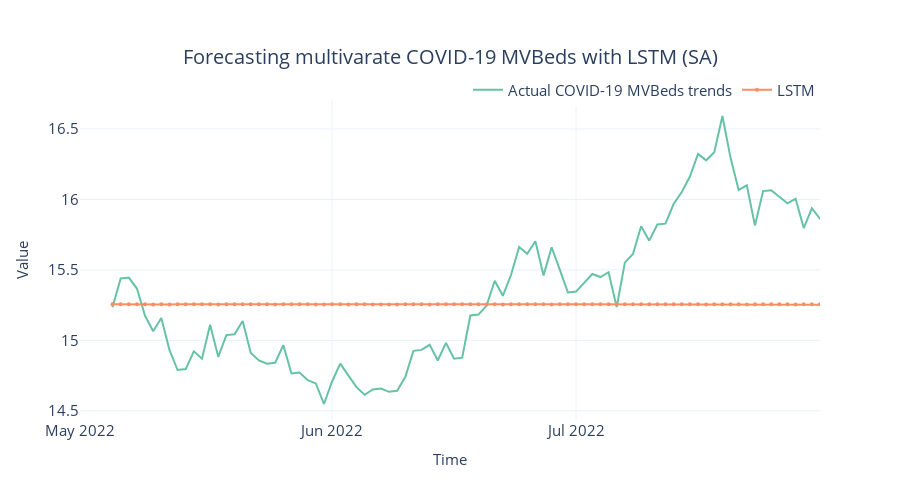

The cell this chart's notebook holds for it:
### Code cell
# Plotting the forecast
fig = plot_forecast(
    # simulated annealing model
    pred_df,
    forecast_columns=[f"{algorithm_name} (SA)"],
    forecast_display_names=[algorithm_name],
)

title = f"Forecasting multivarate COVID-19 MVBeds with {algorithm_name} (SA)"
fig = format_plot(fig, title=title)

fig.update_xaxes(
    type="date", range=["2022-05-01", "2022-07-31"], dtick="M1", tickformat="%b %Y"
)

save_path = f"images/forecast_multivarate_{algorithm_name}_sa.png"
# pio.write_image(fig, save_path)
fig.show()
